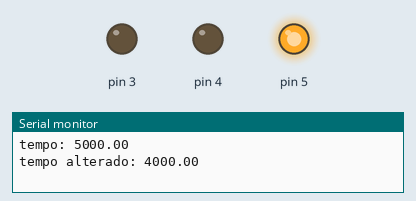
Bench run of a sketch on a simulated Arduino Uno, built with avr-gcc and run on an emulated ATmega328P. Shown: output pins drawn as LEDs (lit = HIGH), the last lines printed to the serial monitor.

Above: at 2.0 s.
At 6.0 s:
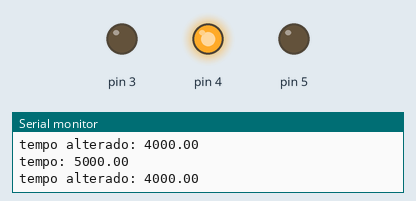
At 10.0 s:
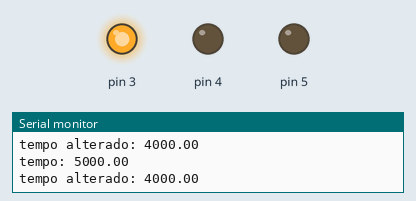
Timing chart, 0 to 15.6 s (numbered marks = the images above):
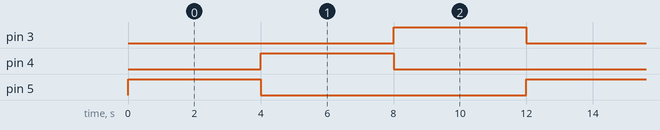

The sketch:

exercise05.ino
```cpp
/*
  05- Os leds devem ir ligando e desligando continuamente em sequência:
Ex: Liga led 1, desliga led 1, liga led 2, desliga led 2, liga led 3, desliga led 3, … Loop O tempo inicia em 5s e termina em 5ms (descendo 20% a cada loop).
*/


//Declaração de Variáveis
int vermelho1 = 3;
int amarelo1 = 4;
int verde1 = 5;
double tempo = 5000;

//void Setup
void setup() {
    for(int i=3; i<=5; i++){
        pinMode(i, OUTPUT);
        //Define
    }
  Serial.begin(9600);
}

//Void Loop
void loop(){
    farolDasRuas(verde1, tempo);
    farolDasRuas(amarelo1, tempo);
    farolDasRuas(vermelho1, tempo);
}

void farolDasRuas(int cor, double tempo){
    digitalWrite(cor, 1);
    Serial.print("tempo: ");
    Serial.println(String(tempo));
    tempo = tempo - tempo*0.20;
    Serial.print("tempo alterado: ");
    Serial.println(String(tempo));
    delay(tempo);
    digitalWrite(cor, 0);
}
```

Measured:
- by itself, pin 3–5: alternates HIGH for 4.0 s and LOW for 8.0 s
- by itself, everything shown: repeats every 12.0 s, in 4 steps
